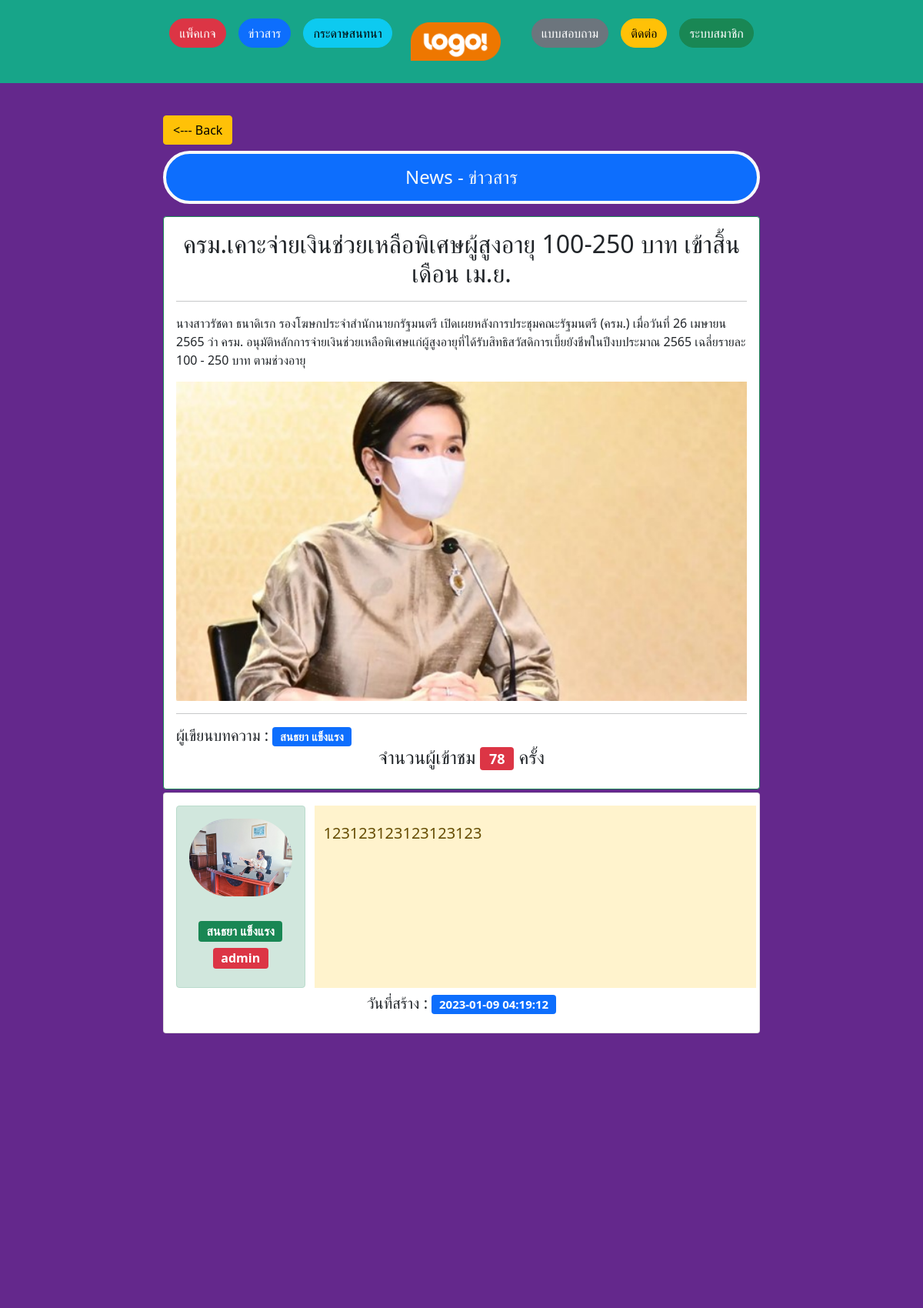
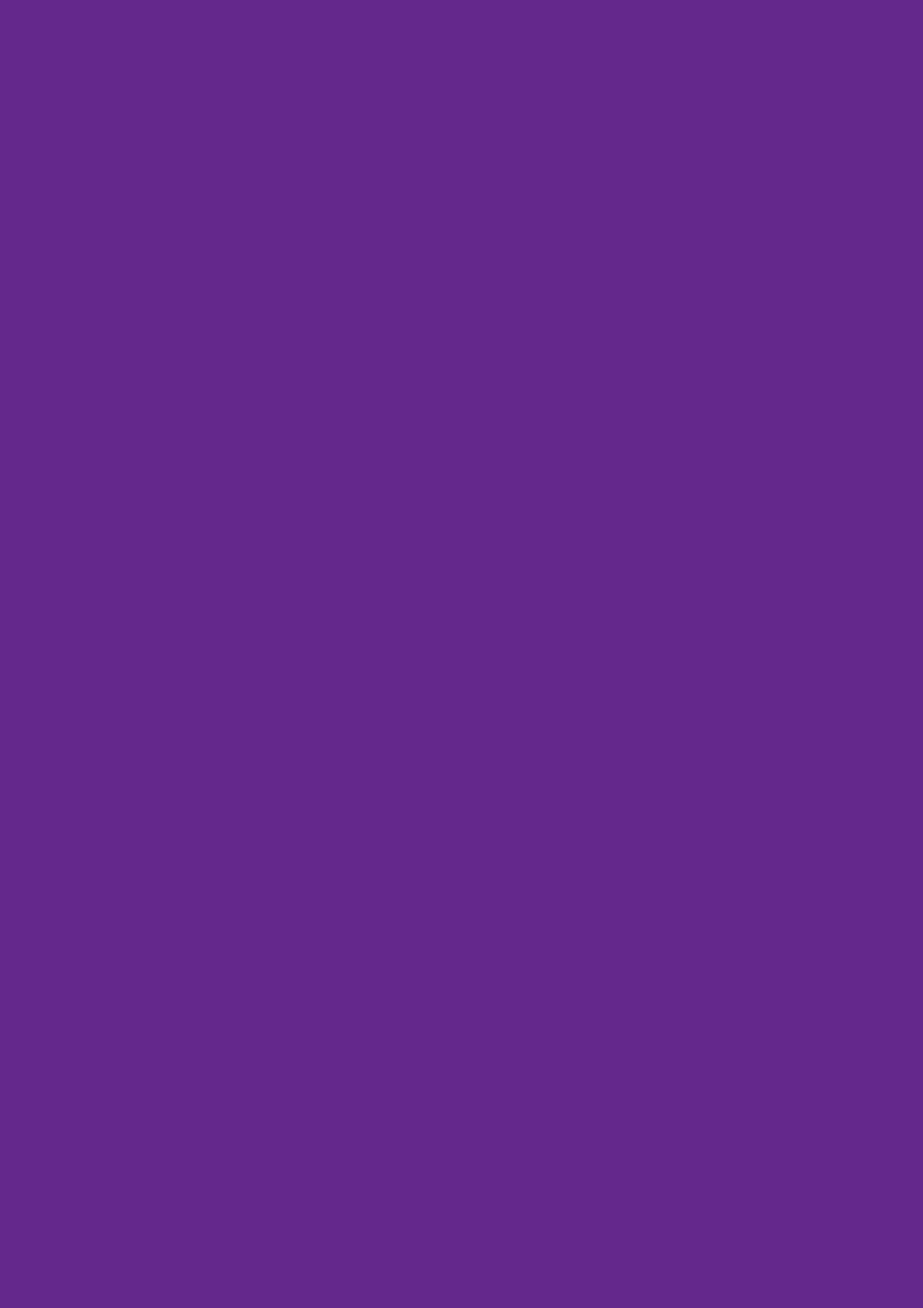
The app's page /show-news-detail.php?id_news=40 (upper part) with its own data (2 pictures, top to bottom).
### tables this page shows
CREATE TABLE `news` (
  `id_news` int(11) NOT NULL,
  `news_topic` text NOT NULL,
  `news_topic_detail` text NOT NULL,
  `news_pic` varchar(100) NOT NULL,
  `news_date` date NOT NULL,
  `news_view` int(5) NOT NULL DEFAULT '0',
  `id_user` int(5) NOT NULL
);

CREATE TABLE `users` (
  `id_user` int(5) NOT NULL COMMENT 'รหัส',
  `usernames` varchar(50) NOT NULL COMMENT 'ชื่อผู้ใช้งาน',
  `passwords` varchar(50) NOT NULL COMMENT 'รหัสผ่าน',
  `fname` varchar(100) NOT NULL COMMENT 'ชื่อ',
  `lname` varchar(100) NOT NULL COMMENT 'นามสกุล',
  `tel` text NOT NULL,
  `address` text NOT NULL COMMENT 'ที่อยู่',
  `pic` varchar(100) NOT NULL DEFAULT 'pic_default.jpg' COMMENT 'รูป',
  `birthday` date NOT NULL,
  `user_level` int(1) NOT NULL DEFAULT '0' COMMENT 'ระดับผู้ใช้งาน'
);

CREATE TABLE `comment_news` (
  `id_com_news` int(10) NOT NULL,
  `id_news` int(5) NOT NULL,
  `id_user` int(5) NOT NULL,
  `comment` text NOT NULL,
  `comment_datetime` datetime NOT NULL
);

### show-news-detail.php (the view, shortened to what this page needs)
<?php
  require('dbcon.php');
  $id_news=$_GET['id_news'];
  $sql="UPDATE news SET news_view = news_view+1 WHERE news.id_news ='$id_news'";
  mysqli_query($conn,$sql);
?>
<!DOCTYPE html>
<html lang="en">
  <head>
       <link href="css/bootstrap.min.css" rel="stylesheet">
</head>
  <body style="height: 5000px; padding-top: 70px;background: rgb(100, 40, 140);">
  <div class="container-fluid">
    <?php include 'nav-index-all.php'; ?>
  <div class="row my-5 justify-content-center ">
    <div class="col-md-12 col-lg-8 col-sm-10">
      <a href="show-all-news.php" class="btn btn-warning my-2"><--- Back</a>
      <div class="alert bg-primary text-center h4 text-light rounded-pill border-4 border-light">News - ข่าวสาร</div>
    <?php
      $id_news=$_GET['id_news'];
      $sql="SELECT * FROM news,users WHERE news.id_user=users.id_user AND news.id_news='$id_news'";
      $result=mysqli_query($conn,$sql);
      $row=mysqli_fetch_object($result);
     ?>
        <div class="card border-success">
          <div class="card-body">
            <h2 class="text-center"><?php echo $row->news_topic; ?></h2>
              <hr>
            <p><?php echo $row->news_topic_detail; ?></p>
            <img src="uploads/<?php echo $row->news_pic;?>" class="w-100">
            <hr>
            <strong class="h5">ผู้เขียนบทความ : <span class="badge bg-primary text-light"> <?php echo $row->fname." ".$row->lname; ?></span></strong>
             <p class="text-center h4">จำนวนผู้เข้าชม <span class="badge bg-danger"><?php echo $row->news_view; ?></span> ครั้ง</p>
          </div>
        </div>
                  <?php
          $id_news=$_GET['id_news'];
          $sql="SELECT * FROM comment_news,users WHERE id_news='$id_news' and
          comment_news.id_user=users.id_user ORDER BY comment_news.comment_datetime ASC";
          $result=mysqli_query($conn,$sql);
            while( $row = mysqli_fetch_object($result)){?>
          <div class="card my-1">
            <div class="card-body">
              <div class="row">
                <div class="col-3 form-group">
                  <div class="card text-center d-block alert-success">
                   <img src="uploads/<?php echo $row->pic;?>" class="w-100 p-3 rounded-pill">
                    <div class="card-body">
                      <p class="form-label badge bg-success fs-6"><?php echo $row->fname." ".$row->lname; ?></p><br>
                      <p class="form-label badge fs-6 <?php if($row->user_level==1){echo "bg-danger";}else{echo "bg-warning";} ?>"><?php echo $row->usernames; ?></p>
                    </div>
                  </div>
                </div>
                <div class="col-9 alert-warning">
                    <p class="mt-4 h5"><?php echo $row->comment; ?></p>
                </div>
              </div>
              <p class="text-center mt-2 h5">วันที่สร้าง : <span class="badge bg-primary"><?php echo $row->comment_datetime; ?></span></p>
            </div>
          </div>
           <?php } ?>
      </div>
    </div>
  </div>
</body>
</html>

### records on screen
news: news_topic "ครม.เคาะจ่ายเงินช่วยเหลือพิเศษผู้สูงอายุ 100-250 บาท เข้าสิ้นเดือน เม.ย.", news_topic_detail "นางสาวรัชดา ธนาดิเรก รองโฆษกประจำสำนักนายกรัฐมนตรี เปิดเผยหลังการประชุมคณะรัฐมนตรี (ครม.) เมื่อวันที่ 26 เมษายน 2565 ว่า ครม. อนุมัติหลักการจ่ายเงินช่วยเหลือพิเศษแก่ผู้สูงอายุที่ได้รับสิทธิสวัสดิการเบี้ยยังชีพในปีงบประมาณ 2565 เฉลี่ยรายละ 100 - 250 บาท ตามช่วงอายุ", news_pic (picture), id_user.fname "สนธยา", id_user.lname "แข็งแรง", news_view "78"
comment_news: id_user.pic (picture), id_user.fname "สนธยา", id_user.lname "แข็งแรง", id_user.usernames "admin", comment "123123123123123123", comment_datetime "2023-01-09 04:19:12"
